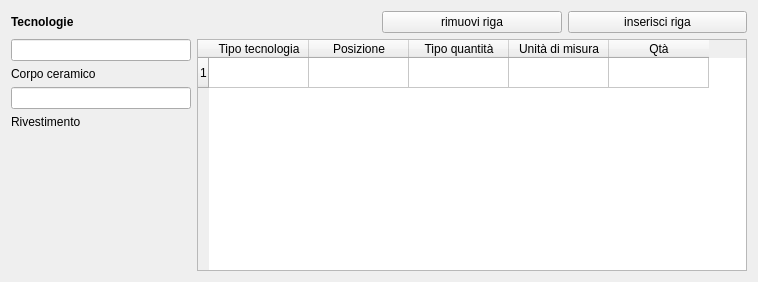
     <widget class="QWidget" name="tab_4">
      <attribute name="title">
       <string>Tecnologie</string>
      </attribute>
      <layout class="QGridLayout" name="gridLayout_13">
       <item row="0" column="0">
        <widget class="QLabel" name="label_23">
         <property name="font">
          <font>
           <weight>75</weight>
           <bold>true</bold>
          </font>
         </property>
         <property name="text">
          <string>Tecnologie</string>
         </property>
        </widget>
       </item>
       <item row="0" column="1" colspan="2">
        <spacer name="horizontalSpacer_5">
         <property name="orientation">
          <enum>Qt::Horizontal</enum>
         </property>
         <property name="sizeHint" stdset="0">
          <size>
           <width>228</width>
           <height>20</height>
          </size>
         </property>
        </spacer>
       </item>
       <item row="0" column="3">
        <widget class="QPushButton" name="pushButton_remove_row_tecnologie">
         <property name="maximumSize">
          <size>
           <width>200</width>
           <height>16777215</height>
          </size>
         </property>
         <property name="font">
          <font>
           <pointsize>9</pointsize>
          </font>
         </property>
         <property name="text">
          <string>rimuovi riga</string>
         </property>
        </widget>
       </item>
       <item row="0" column="4">
        <widget class="QPushButton" name="pushButton_insert_row_tecnologie">
         <property name="maximumSize">
          <size>
           <width>200</width>
           <height>16777215</height>
          </size>
         </property>
         <property name="font">
          <font>
           <pointsize>9</pointsize>
          </font>
         </property>
         <property name="text">
          <string>inserisci riga</string>
         </property>
        </widget>
       </item>
       <item row="1" column="0" colspan="2">
        <widget class="QLineEdit" name="lineEditCorpoCeramico"/>
       </item>
       <item row="1" column="2" rowspan="5" colspan="3">
        <widget class="QTableWidget" name="tableWidget_tecnologie">
         <property name="minimumSize">
          <size>
           <width>550</width>
           <height>0</height>
          </size>
         </property>
         <property name="font">
          <font>
           <pointsize>9</pointsize>
          </font>
         </property>
         <property name="frameShape">
          <enum>QFrame::StyledPanel</enum>
         </property>
         <property name="frameShadow">
          <enum>QFrame::Raised</enum>
         </property>
         <property name="verticalScrollBarPolicy">
          <enum>Qt::ScrollBarAsNeeded</enum>
         </property>
         <property name="horizontalScrollBarPolicy">
          <enum>Qt::ScrollBarAsNeeded</enum>
         </property>
         <property name="editTriggers">
          <set>QAbstractItemView::AnyKeyPressed|QAbstractItemView::DoubleClicked|QAbstractItemView::EditKeyPressed</set>
         </property>
         <property name="selectionMode">
          <enum>QAbstractItemView::SingleSelection</enum>
         </property>
         <property name="selectionBehavior">
          <enum>QAbstractItemView::SelectRows</enum>
         </property>
         <property name="rowCount">
          <number>1</number>
         </property>
         <property name="columnCount">
          <number>5</number>
         </property>
         <row/>
         <column>
          <property name="text">
           <string>Tipo tecnologia</string>
          </property>
         </column>
         <column>
          <property name="text">
           <string>Posizione</string>
          </property>
         </column>
         <column>
          <property name="text">
           <string>Tipo quantità</string>
          </property>
         </column>
         <column>
          <property name="text">
           <string>Unità di misura</string>
          </property>
         </column>
         <column>
          <property name="text">
           <string>Qtà</string>
          </property>
         </column>
        </widget>
       </item>
       <item row="2" column="0" colspan="2">
        <widget class="QLabel" name="label_12">
         <property name="text">
          <string>Corpo ceramico</string>
         </property>
        </widget>
       </item>
       <item row="3" column="0" colspan="2">
        <widget class="QLineEdit" name="lineEditRivestimento"/>
       </item>
       <item row="4" column="0" colspan="2">
        <widget class="QLabel" name="label_11">
         <property name="text">
          <string>Rivestimento</string>
         </property>
        </widget>
       </item>
       <item row="5" column="0">
        <spacer name="verticalSpacer_4">
         <property name="orientation">
          <enum>Qt::Vertical</enum>
         </property>
         <property name="sizeHint" stdset="0">
          <size>
           <width>20</width>
           <height>136</height>
          </size>
         </property>
        </spacer>
       </item>
      </layout>
     </widget>
